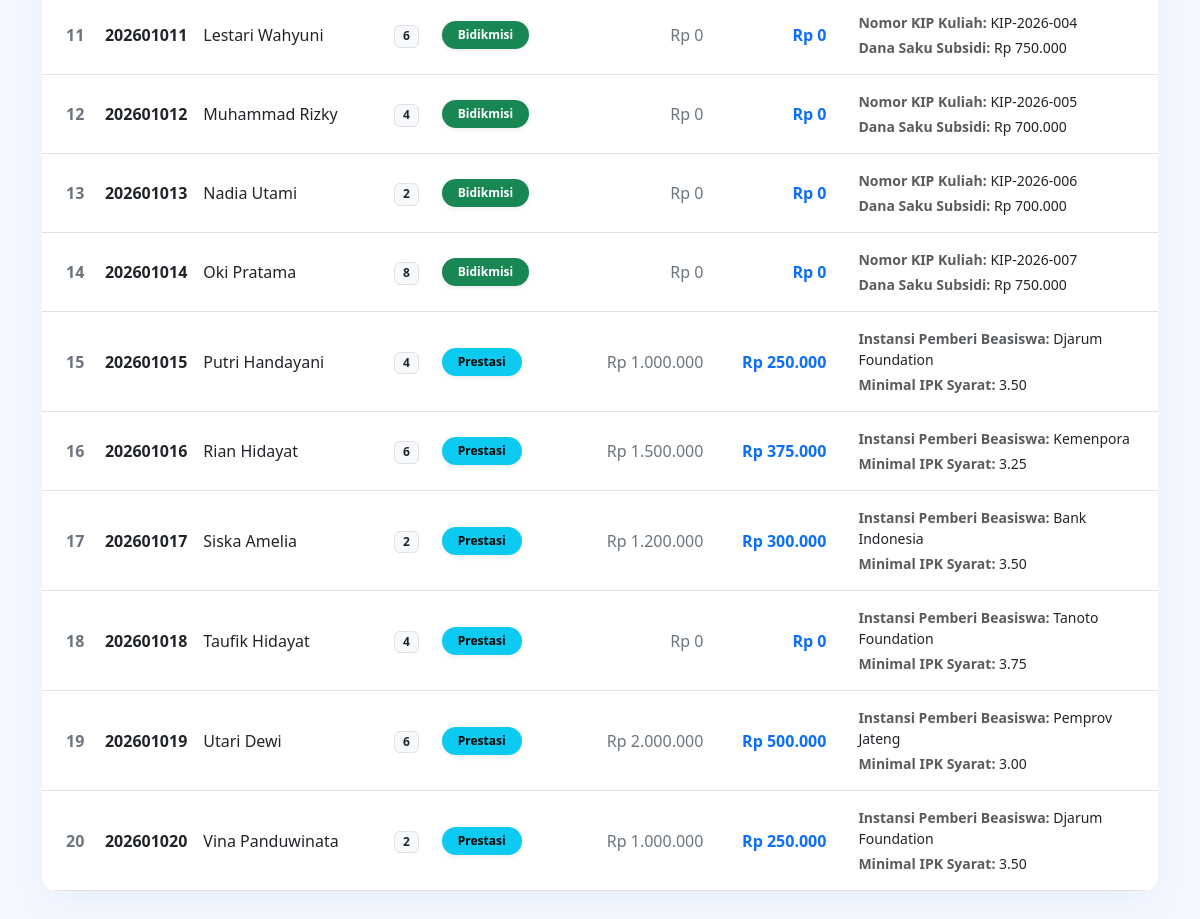
The app's page / (lower part), older data.
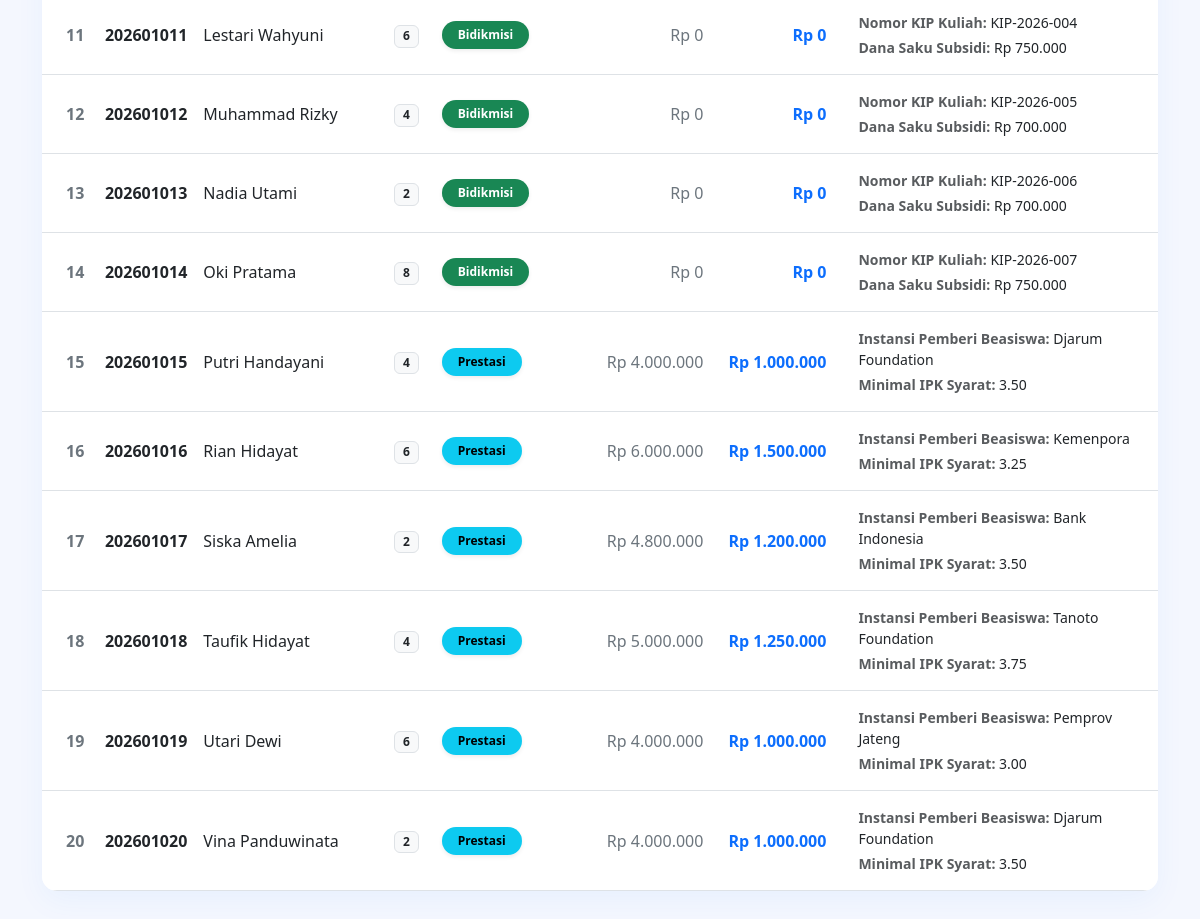
The same page, newer data.
### tables this page shows
CREATE TABLE `tabel_mahasiswa` (
  `id_mahasiswa` int(11) NOT NULL AUTO_INCREMENT,
  `nama_mahasiswa` varchar(100) NOT NULL,
  `nim` varchar(15) NOT NULL,
  `semester` int(11) NOT NULL,
  `tarif_ukt_nominal` int(11) NOT NULL,
  `jenis_pembiayaan` enum('Mandiri','Bidikmisi','Prestasi') NOT NULL,
  `golongan_ukt` int(11) DEFAULT NULL,
  `nama_wali` varchar(100) DEFAULT NULL,
  `nomor_kip_kuliah` varchar(30) DEFAULT NULL,
  `dana_saku_subsidi` int(11) DEFAULT NULL,
  `nama_instansi_beasiswa` varchar(100) DEFAULT NULL,
  `minimal_ipk_syarat` decimal(3,2) DEFAULT NULL,
  PRIMARY KEY (`id_mahasiswa`),
  UNIQUE KEY `nim` (`nim`)
);

### models/MahasiswaMandiri.php (called while the page is built, shortened)
<?php
require_once __DIR__ . '/Mahasiswa.php';
class MahasiswaMandiri extends Mahasiswa {
    public static function getAll(PDO $db) {
        $query = "SELECT * FROM tabel_mahasiswa WHERE jenis_pembiayaan = 'Mandiri'";
        $stmt = $db->prepare($query);
        $stmt->execute();
        $listMahasiswa = [];
        while ($row = $stmt->fetch()) {
            $listMahasiswa[] = new self($row);
        }
        return $listMahasiswa;
    }
}

### models/MahasiswaBidikmisi.php (called while the page is built, shortened)
<?php
require_once __DIR__ . '/Mahasiswa.php';
class MahasiswaBidikmisi extends Mahasiswa {
    private $nomorKipKuliah;
    private $danaSakuSubsidi;
    public function __construct(array $data) {
        $this->nomorKipKuliah = $data['nomor_kip_kuliah'] ?? '';
        $this->danaSakuSubsidi = isset($data['dana_saku_subsidi']) ? (int)$data['dana_saku_subsidi'] : 0;
    }
    public static function getAll(PDO $db) {
        $query = "SELECT * FROM tabel_mahasiswa WHERE jenis_pembiayaan = 'Bidikmisi'";
        $stmt = $db->prepare($query);
        $stmt->execute();
        $listMahasiswa = [];
        while ($row = $stmt->fetch()) {
            $listMahasiswa[] = new self($row);
        }
        return $listMahasiswa;
    }
    public function hitungTagihanSemester() {
        return 0;
    }
    public function tampilkanSpesifikasiAkademik() {
        return [
            (object) [
                'label' => 'Nomor KIP Kuliah',
                'value' => $this->nomorKipKuliah
            ],
            (object) [
                'label' => 'Dana Saku Subsidi',
                'value' => 'Rp ' . number_format($this->danaSakuSubsidi, 0, ',', '.')
            ]
        ];
    }
}

### models/MahasiswaPrestasi.php (called while the page is built, shortened)
<?php
require_once __DIR__ . '/Mahasiswa.php';
class MahasiswaPrestasi extends Mahasiswa {
    private $namaInstansiBeasiswa;
    private $minimalIpkSyarat;
    public function __construct(array $data) {
        $this->namaInstansiBeasiswa = $data['nama_instansi_beasiswa'] ?? '';
        $this->minimalIpkSyarat = isset($data['minimal_ipk_syarat']) ? (float)$data['minimal_ipk_syarat'] : 0.0;
    }
    public static function getAll(PDO $db) {
        $query = "SELECT * FROM tabel_mahasiswa WHERE jenis_pembiayaan = 'Prestasi'";
        $stmt = $db->prepare($query);
        $stmt->execute();
        $listMahasiswa = [];
        while ($row = $stmt->fetch()) {
            $listMahasiswa[] = new self($row);
        }
        return $listMahasiswa;
    }
    public function hitungTagihanSemester() {
        return $this->tarifUktNominal * 0.25;
    }
    public function tampilkanSpesifikasiAkademik() {
        return [
            (object) [
                'label' => 'Instansi Pemberi Beasiswa',
                'value' => $this->namaInstansiBeasiswa
            ],
            (object) [
                'label' => 'Minimal IPK Syarat',
                'value' => number_format($this->minimalIpkSyarat, 2)
            ]
        ];
    }
}

### models/Mahasiswa.php (called while the page is built, shortened)
<?php
abstract class Mahasiswa {
    protected $nama_mahasiswa;
    protected $nim;
    protected $semester;
    protected $tarifUktNominal;
    public function __construct(array $data) {
        $this->nama_mahasiswa = $data['nama_mahasiswa'] ?? '';
        $this->nim = $data['nim'] ?? '';
        $this->semester = isset($data['semester']) ? (int)$data['semester'] : 1;
        $this->tarifUktNominal = isset($data['tarif_ukt_nominal']) ? (int)$data['tarif_ukt_nominal'] : 0;
    }
    public function getNamaMahasiswa() {
        return $this->nama_mahasiswa;
    }
    public function getNim() {
        return $this->nim;
    }
    public function getSemester() {
        return $this->semester;
    }
    public function getTarifUktNominal() {
        return $this->tarifUktNominal;
    }
}

### index.php (the view, shortened to what this page needs)
<?php
require_once __DIR__ . '/models/MahasiswaMandiri.php';
require_once __DIR__ . '/models/MahasiswaBidikmisi.php';
require_once __DIR__ . '/models/MahasiswaPrestasi.php';
$database = new Database();
$db = $database->getConnection();
$filter = isset($_GET['jenis']) ? $_GET['jenis'] : 'Semua';
$listMahasiswa = [];
if ($filter === 'Mandiri') {
    $listMahasiswa = MahasiswaMandiri::getAll($db);
} elseif ($filter === 'Bidikmisi') {
    $listMahasiswa = MahasiswaBidikmisi::getAll($db);
} elseif ($filter === 'Prestasi') {
    $listMahasiswa = MahasiswaPrestasi::getAll($db);
} else {
    $listMahasiswa = array_merge(
        MahasiswaMandiri::getAll($db),
        MahasiswaBidikmisi::getAll($db),
        MahasiswaPrestasi::getAll($db)
    );
}
?>
<!DOCTYPE html>
<html lang="id">
<head>
    <link href="https://cdn.jsdelivr.net/npm/bootstrap@5.3.0/dist/css/bootstrap.min.css" rel="stylesheet">
    <link href="https://cdn.jsdelivr.net/npm/bootstrap-icons@1.11.0/font/bootstrap-icons.css" rel="stylesheet">
</head>
<body>
    <div class="container">
        <div class="card card-custom bg-white overflow-hidden mb-5">
            <div class="table-responsive">
                <table class="table table-hover align-middle mb-0">
                    <tbody>
                        <?php if (empty($listMahasiswa)): ?>
                            <tr>
                                <td colspan="8" class="text-center py-5 text-muted">
                                    <i class="bi bi-folder-x display-4 d-block mb-3 text-secondary"></i>
                                    Tidak ada data mahasiswa ditemukan.
                                </td>
                            </tr>
                        <?php else: ?>
                            <?php
                            $no = 1;
                            foreach ($listMahasiswa as $mhs):
                                $badgeClass = 'badge-mandiri';
                                $jenisTeks = 'Mandiri';
                                if ($mhs instanceof MahasiswaBidikmisi) {
                                    $badgeClass = 'badge-bidikmisi';
                                    $jenisTeks = 'Bidikmisi';
                                } elseif ($mhs instanceof MahasiswaPrestasi) {
                                    $badgeClass = 'badge-prestasi';
                                    $jenisTeks = 'Prestasi';
                                }
                            ?>
                                <tr>
                                    <td class="ps-4 fw-bold text-secondary"><?= $no++; ?></td>
                                    <td class="fw-semibold text-dark"><?= htmlspecialchars($mhs->getNim()); ?></td>
                                    <td><?= htmlspecialchars($mhs->getNamaMahasiswa()); ?></td>
                                    <td class="text-center"><span class="badge bg-light text-dark border"><?= $mhs->getSemester(); ?></span></td>
                                    <td>
                                        <span class="badge <?= $badgeClass ?> px-3 py-2 rounded-pill shadow-sm small">
                                            <?= $jenisTeks; ?>
                                        </span>
                                    </td>
                                    <td class="text-end text-secondary">
                                        Rp <?= number_format($mhs->getTarifUktNominal(), 0, ',', '.'); ?>
                                    </td>
                                    <td class="text-end fw-bold text-primary">
                                        Rp <?= number_format($mhs->hitungTagihanSemester(), 0, ',', '.'); ?>
                                    </td>
                                    <td class="ps-4 py-3">
                                        <div class="d-flex flex-column gap-1">
                                            <?php
                                            foreach ($mhs->tampilkanSpesifikasiAkademik() as $info):
                                            ?>
                                                <small class="text-dark">
                                                    <span class="text-muted fw-semibold"><?= htmlspecialchars($info->label); ?>:</span>
                                                    <?= htmlspecialchars($info->value); ?>
                                                </small>
                                            <?php endforeach; ?>
                                        </div>
                                    </td>
                                </tr>
                            <?php endforeach; ?>
                        <?php endif; ?>
                    </tbody>
                </table>
            </div>
        </div>
    </div>
</body>
</html>

### index.php (style rules this page uses)
body { background-color: #f4f7fe; font-family: 'Segoe UI', Tahoma, Geneva, Verdana, sans-serif; }
.card-custom { border: none; border-radius: 15px; box-shadow: 0 10px 30px rgba(13, 110, 253, 0.05); }
.badge-bidikmisi { background-color: #198754; }
.badge-prestasi { background-color: #0dcaf0; color: #000; }

Row changes from the older to the newer data that the page shows:
changed tabel_mahasiswa "Putri Handayani": tarif_ukt_nominal "1.000.000" → "4.000.000"; tarif_ukt_nominal "250.000" → "1.000.000"
changed tabel_mahasiswa "Rian Hidayat": tarif_ukt_nominal "1.500.000" → "6.000.000"; tarif_ukt_nominal "375.000" → "1.500.000"
changed tabel_mahasiswa "Siska Amelia": tarif_ukt_nominal "1.200.000" → "4.800.000"; tarif_ukt_nominal "300.000" → "1.200.000"
changed tabel_mahasiswa "Taufik Hidayat": tarif_ukt_nominal "0" → "5.000.000"; tarif_ukt_nominal "0" → "1.250.000"
changed tabel_mahasiswa "Utari Dewi": tarif_ukt_nominal "2.000.000" → "4.000.000"; tarif_ukt_nominal "500.000" → "1.000.000"
changed tabel_mahasiswa "Vina Panduwinata": tarif_ukt_nominal "1.000.000" → "4.000.000"; tarif_ukt_nominal "250.000" → "1.000.000"
